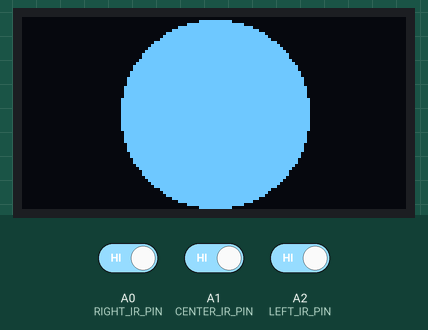
Recording of a sketch running on a simulated Arduino Uno, built with avr-gcc and run on an emulated ATmega328P. Parts: 128×64 one-colour display. The test bench sets the inputs (shaded band); at power-on: A0 (RIGHT_IR_PIN) HIGH, A1 (CENTER_IR_PIN) HIGH, A2 (LEFT_IR_PIN) HIGH.

Above: at 6.2 s.
6.3 s: A0 (RIGHT_IR_PIN) driven LOW
At 7.2 s:
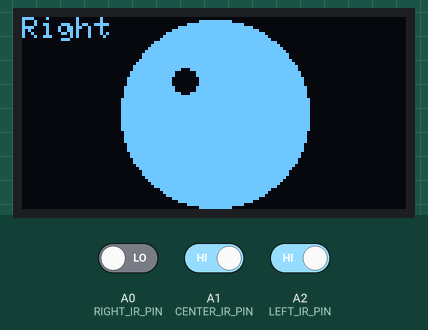
7.8 s: A1 (CENTER_IR_PIN) driven LOW
At 9.0 s:
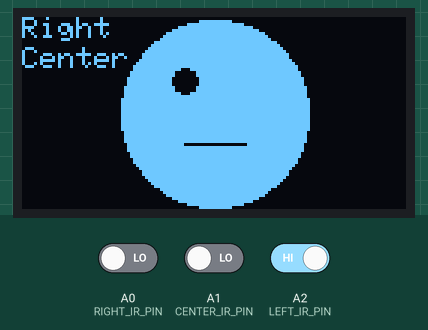
9.3 s: A2 (LEFT_IR_PIN) driven LOW
At 10.1 s:
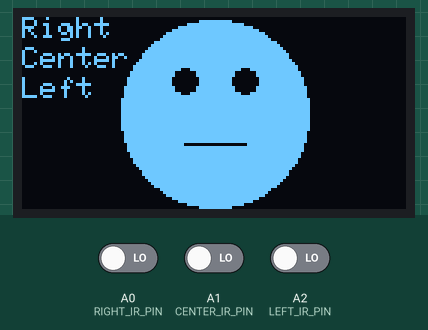
10.8 s: A0 (RIGHT_IR_PIN) driven HIGH
At 11.3 s:
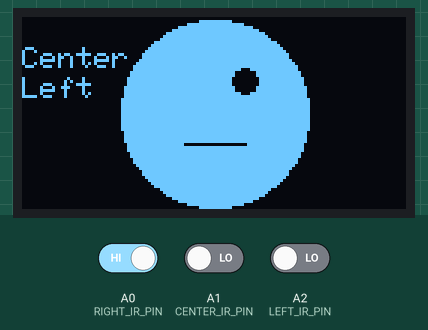
12.3 s: A1 (CENTER_IR_PIN) driven HIGH
At 13.2 s:
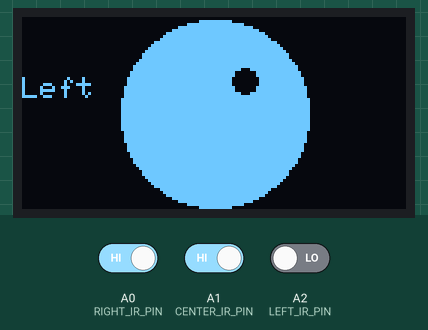
13.8 s: A0 (RIGHT_IR_PIN) driven LOW
At 14.8 s:
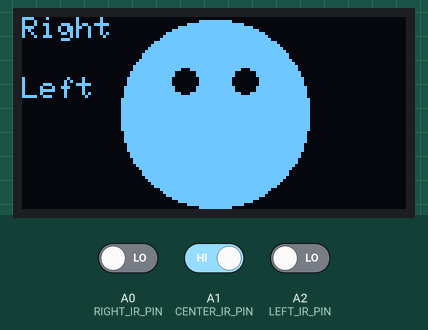
Timing chart, 0 to 16.3 s (numbered marks = the images above; inputs shaded):
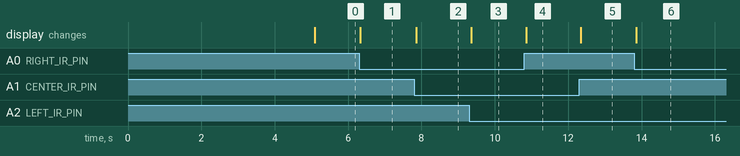

Measured:
- after the input at 6.3 s, the display: changes at once (image 1)
- after the input at 7.8 s, the display: changes after 0.05 s (image 2)
- after the input at 9.3 s, the display: changes after 0.05 s (image 3)
- after the input at 10.8 s, the display: changes after 0.05 s (image 4)
- after the input at 12.3 s, the display: changes at once (image 5)
- after the input at 13.8 s, the display: changes after 0.05 s (image 6)

The sketch:

_05_sensor-to-face-test.ino
```cpp
/*
 * Demo for SSD1306 based 128x64 monchrome OLED module using Adafruit SSD1306
 * library (https://github.com/adafruit/Adafruit_SSD1306).
 *
 * See https://github.com/pacodelgado/arduino/wiki/SSD1306-based-OLED-connected-to-Arduino
 * for more information.
 *
 */

#include <SPI.h>
#include <Wire.h>
#include <Adafruit_GFX.h>
#include <Adafruit_SSD1306.h>

// If using software SPI (the default case):
#define OLED_CLK   13   // SCL
#define OLED_MOSI  12   // SDA
#define OLED_RESET 11   // RST
#define OLED_DC    10   // DC
#define OLED_CS    8    //CS

#define RIGHT_IR_PIN A0
#define CENTER_IR_PIN A1
#define LEFT_IR_PIN A2

Adafruit_SSD1306 display(OLED_MOSI, OLED_CLK, OLED_DC, OLED_RESET, OLED_CS);

int counter = 0;
int half_width = 0;

void setup()   {
//  Serial.begin(9600);
  display.begin(SSD1306_SWITCHCAPVCC);
  display.clearDisplay();
  display.setTextSize(1);
  display.setTextColor(WHITE);
  half_width = display.width()/2;
  display.setCursor(0,0);
  display.print("CoderDojo Face Robot");

  display.setCursor(0,12);
  display.print("Version 1");

  display.setCursor(0,24);
  display.print("128x64 OLED $19");

  display.setCursor(0,36);
  display.print("Adafruit SSD1306 SPI");

  display.setCursor(0,48);
  display.print("Dan.McCreary@gmail");

  display.display();
  delay(5000); // disply for 5 seconds
}

void loop()
{
  int right_sensor_value = digitalRead(RIGHT_IR_PIN);
  int center_sensor_value = digitalRead(CENTER_IR_PIN);
  int left_sensor_value = digitalRead(LEFT_IR_PIN);
  display.clearDisplay();

  display.fillCircle(half_width, display.height()/2, 31, WHITE);


  if (right_sensor_value == LOW) {
    display.setCursor(0,0);
    display.print("Right");
    display.fillCircle(half_width - 10, display.height()/3, 4, BLACK);
  };
  if (center_sensor_value == LOW) {
    display.setCursor(0,10);
    display.print("Center");
    display.drawLine(half_width - 10, display.height()/3 * 2, half_width + 10, display.height()/3 * 2, BLACK);

  };
  if (left_sensor_value == LOW) {
    display.setCursor(0,20);
    display.print("Left");
    display.fillCircle(half_width + 10, display.height()/3, 4, BLACK);
  };

  //display.setCursor(0,54);
  //display.print(counter);
  display.display();
  //delay(100);
  counter++;
}
```
